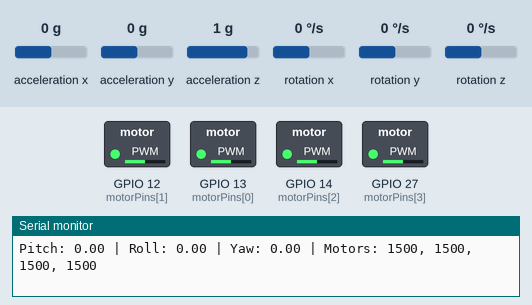
Bench run of a sketch on a simulated ESP32. On the bench: switched loads named in the sketch (green lamp = pin HIGH), the last lines printed to the serial monitor. Inputs (shaded band) come from the test bench; at power-on: acceleration x 0 g, acceleration y 0 g, rotation x 0 °/s, rotation y 0 °/s, rotation z 0 °/s, acceleration z 1 g.

Above: at 3.2 s.
3.3 s: acceleration x set to -1.4 g
At 4.34 s:
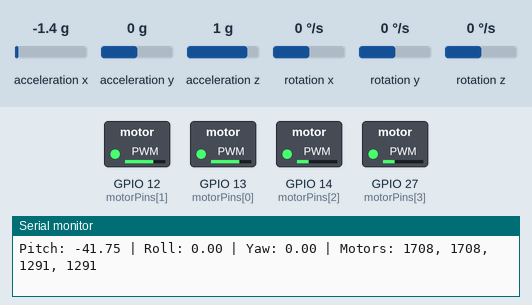
6.3 s: acceleration y set to -1.4 g
9.3 s: rotation x set to 7 °/s
At 12.1 s:
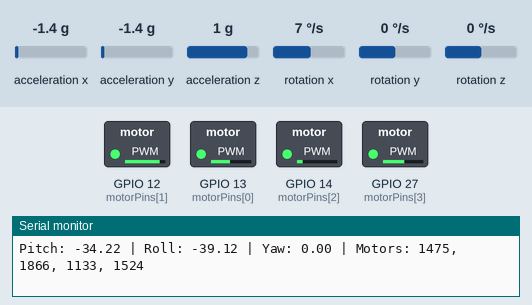
12.3 s: rotation y set to -192 °/s
At 14.0 s:
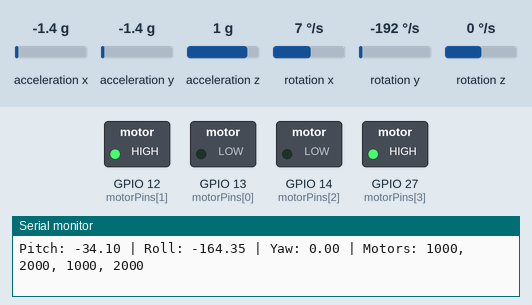
14.6 s: rotation z set to -192 °/s
At 16.85 s:
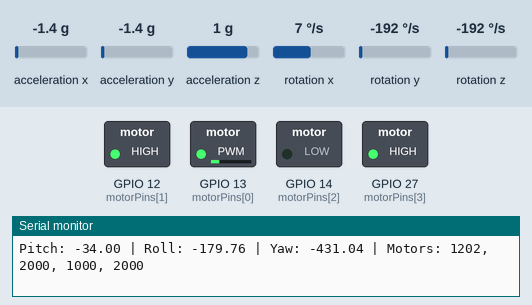
17.6 s: rotation y set to 100 °/s
Timing chart, 0 to 20.6 s (numbered marks = the images above; inputs shaded):
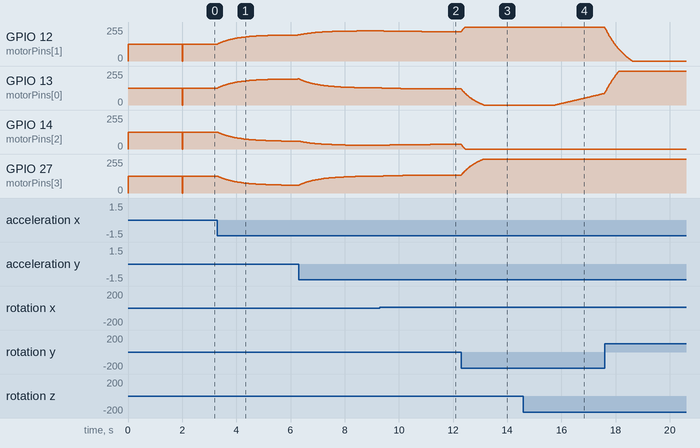

The sketch:

pid.ino
```cpp
#include <Wire.h>
#include "MPU6050.h"

MPU6050 mpu;

// Motor pins & channels
int motorPins[4] = {13, 12, 14, 27};   // M1, M2, M3, M4
int motorChannels[4] = {0, 1, 2, 3};

// PWM settings
int freq = 400;
int resolution = 12;  // 0-4095
int minPWM = 1000;
int maxPWM = 2000;
int baseThrottle = 1500;

// PID coefficients
float Kp_pitch = 5.0, Ki_pitch = 0.0, Kd_pitch = 0.0;
float Kp_roll  = 5.0, Ki_roll  = 0.0, Kd_roll  = 0.0;
float Kp_yaw   = 1.0, Ki_yaw   = 0.0, Kd_yaw   = 0.0;

// PID variables
float pitchError=0, rollError=0, yawError=0;
float pitchPrevError=0, rollPrevError=0, yawPrevError=0;
float pitchIntegral=0, rollIntegral=0, yawIntegral=0;

// Desired angles
float desiredPitch = 0;
float desiredRoll  = 0;
float desiredYaw   = 0;

// Sensor raw
int16_t ax, ay, az, gx, gy, gz;
float pitch=0, roll=0, yaw=0;

// Complementary filter alpha
float alpha = 0.98;

unsigned long lastTime;

float radToDeg(float rad){ return rad*180.0/3.14159265; }

void setup() {
  Serial.begin(115200);
  Wire.begin();

  mpu.initialize();
  // if(!mpu.testConnection()){
  //   Serial.println("MPU6050 connection failed!");
  //   while(1);
  // }

  // Setup motor PWM
  for(int i=0;i<4;i++){
    ledcSetup(motorChannels[i], freq, resolution);
    ledcAttachPin(motorPins[i], motorChannels[i]);
    int duty = map(baseThrottle, 1000, 2000, 0, 4095);
    ledcWrite(motorChannels[i], duty);
  }

  delay(2000); // ESC init
  lastTime = millis();
}

void loop() {
  unsigned long now = millis();
  float dt = (now - lastTime)/1000.0;
  lastTime = now;

  // Read sensor
  mpu.getMotion6(&ax, &ay, &az, &gx, &gy, &gz);

  // --- Accelerometer angles ---
  float pitchAcc = radToDeg(atan2(ax, sqrt(ay*ay + az*az)));
  float rollAcc  = radToDeg(atan2(ay, sqrt(ax*ax + az*az)));

  // --- Gyro deg/s ---
  float gyroX = gx/131.0;
  float gyroY = gy/131.0;
  float gyroZ = gz/131.0;

  // --- Complementary filter for pitch & roll ---
  pitch = alpha*(pitch + gyroX*dt) + (1-alpha)*pitchAcc;
  roll  = alpha*(roll  + gyroY*dt) + (1-alpha)*rollAcc;
  yaw  += gyroZ*dt;

  // --- PID calculations ---
  pitchError = desiredPitch - pitch;
  pitchIntegral += pitchError*dt;
  float pitchDerivative = (pitchError - pitchPrevError)/dt;
  float pitchPID = Kp_pitch*pitchError + Ki_pitch*pitchIntegral + Kd_pitch*pitchDerivative;
  pitchPrevError = pitchError;

  rollError = desiredRoll - roll;
  rollIntegral += rollError*dt;
  float rollDerivative = (rollError - rollPrevError)/dt;
  float rollPID = Kp_roll*rollError + Ki_roll*rollIntegral + Kd_roll*rollDerivative;
  rollPrevError = rollError;

  yawError = desiredYaw - yaw;
  yawIntegral += yawError*dt;
  float yawDerivative = (yawError - yawPrevError)/dt;
  float yawPID = Kp_yaw*yawError + Ki_yaw*yawIntegral + Kd_yaw*yawDerivative;
  yawPrevError = yawError;

  // --- Compute motor PWM ---
  int motorPWM[4];
  motorPWM[0] = baseThrottle + pitchPID - rollPID + yawPID; // M1 Front CW
  motorPWM[1] = baseThrottle + pitchPID + rollPID - yawPID; // M2 Left CCW
  motorPWM[2] = baseThrottle - pitchPID - rollPID - yawPID; // M3 Right CCW
  motorPWM[3] = baseThrottle - pitchPID + rollPID + yawPID; // M4 Back CW

  // Constrain and write PWM
  for(int i=0;i<4;i++){
    motorPWM[i] = constrain(motorPWM[i], minPWM, maxPWM);
    int duty = map(motorPWM[i], 1000, 2000, 0, 4095);
    ledcWrite(motorChannels[i], duty);
  }

  // --- Serial output ---
  Serial.print("Pitch: "); Serial.print(pitch,2);
  Serial.print(" | Roll: "); Serial.print(roll,2);
  Serial.print(" | Yaw: "); Serial.print(yaw,2);
  Serial.print(" | Motors: ");
  for(int i=0;i<4;i++){
    Serial.print(motorPWM[i]);
    if(i<3) Serial.print(", ");
  }
  Serial.println();

  delay(10); // ~100 Hz
}
```

Measured:
- after the input at 3.3 s, GPIO 12 (motorPins[1]), GPIO 13 (motorPins[0]): moves from 127/255 to 196/255 over 3.0 s, starting at once; GPIO 14 (motorPins[2]), GPIO 27 (motorPins[3]): moves from 127/255 to 59/255 over 2.7 s, starting at once
- after the input at 9.3 s, GPIO 12 (motorPins[1]): moves from 227/255 to 221/255 over 1.5 s, starting at once; GPIO 14 (motorPins[2]): moves from 28/255 to 34/255 over 1.8 s, starting at once
- after the input at 12.3 s, GPIO 12 (motorPins[1]): moves from 221/255 to 255/255 over 0.15 s, starting at once; GPIO 13 (motorPins[0]): moves from 121/255 to 0/255 over 0.82 s, starting at once
- after the input at 14.6 s, GPIO 12 (motorPins[1]): 255/255 → 254/255 after 3.0 s; GPIO 13 (motorPins[0]): moves from 0/255 to 88/255 over 1.8 s, starting after 1.2 s
